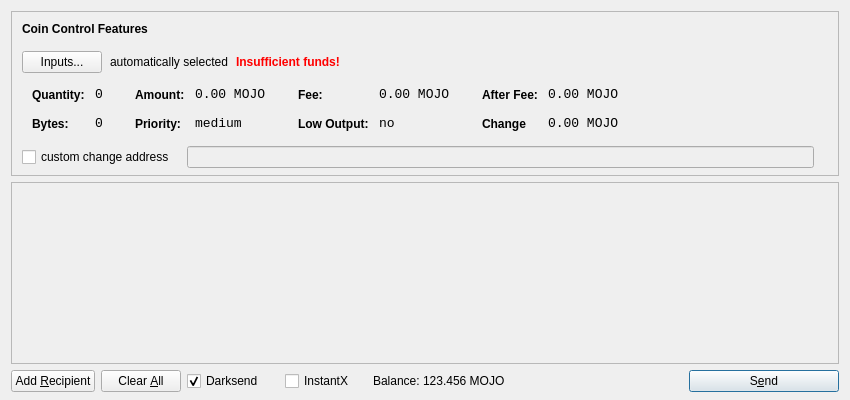
<?xml version="1.0" encoding="UTF-8"?>
<ui version="4.0">
 <class>SendCoinsDialog</class>
 <widget class="QDialog" name="SendCoinsDialog">
  <property name="geometry">
   <rect>
    <x>0</x>
    <y>0</y>
    <width>850</width>
    <height>400</height>
   </rect>
  </property>
  <property name="windowTitle">
   <string>Send Coins</string>
  </property>
  <layout class="QVBoxLayout" name="verticalLayout" stretch="0,1,0">
   <property name="bottomMargin">
    <number>8</number>
   </property>
   <item>
    <widget class="QFrame" name="frameCoinControl">
     <property name="sizePolicy">
      <sizepolicy hsizetype="Expanding" vsizetype="Expanding">
       <horstretch>0</horstretch>
       <verstretch>0</verstretch>
      </sizepolicy>
     </property>
     <property name="maximumSize">
      <size>
       <width>16777215</width>
       <height>16777215</height>
      </size>
     </property>
     <property name="frameShape">
      <enum>QFrame::StyledPanel</enum>
     </property>
     <property name="frameShadow">
      <enum>QFrame::Sunken</enum>
     </property>
     <layout class="QVBoxLayout" name="verticalLayoutCoinControl2">
      <property name="spacing">
       <number>-1</number>
      </property>
      <property name="leftMargin">
       <number>0</number>
      </property>
      <property name="topMargin">
       <number>0</number>
      </property>
      <property name="rightMargin">
       <number>0</number>
      </property>
      <property name="bottomMargin">
       <number>6</number>
      </property>
      <item>
       <layout class="QVBoxLayout" name="verticalLayoutCoinControl" stretch="0,0,0,0,1">
        <property name="spacing">
         <number>0</number>
        </property>
        <property name="leftMargin">
         <number>10</number>
        </property>
        <property name="topMargin">
         <number>10</number>
        </property>
        <item>
         <layout class="QHBoxLayout" name="horizontalLayoutCoinControl1">
          <property name="bottomMargin">
           <number>15</number>
          </property>
          <item>
           <widget class="QLabel" name="labelCoinControlFeatures">
            <property name="sizePolicy">
             <sizepolicy hsizetype="Preferred" vsizetype="Maximum">
              <horstretch>0</horstretch>
              <verstretch>0</verstretch>
             </sizepolicy>
            </property>
            <property name="font">
             <font>
              <weight>75</weight>
              <bold>true</bold>
             </font>
            </property>
            <property name="styleSheet">
             <string notr="true">font-weight:bold;</string>
            </property>
            <property name="text">
             <string>Coin Control Features</string>
            </property>
           </widget>
          </item>
         </layout>
        </item>
        <item>
         <layout class="QHBoxLayout" name="horizontalLayoutCoinControl2" stretch="0,0,0,0">
          <property name="spacing">
           <number>8</number>
          </property>
          <property name="bottomMargin">
           <number>10</number>
          </property>
          <item>
           <widget class="QPushButton" name="pushButtonCoinControl">
            <property name="styleSheet">
             <string notr="true"/>
            </property>
            <property name="text">
             <string>Inputs...</string>
            </property>
           </widget>
          </item>
          <item>
           <widget class="QLabel" name="labelCoinControlAutomaticallySelected">
            <property name="text">
             <string>automatically selected</string>
            </property>
            <property name="margin">
             <number>5</number>
            </property>
           </widget>
          </item>
          <item>
           <widget class="QLabel" name="labelCoinControlInsuffFunds">
            <property name="font">
             <font>
              <weight>75</weight>
              <bold>true</bold>
             </font>
            </property>
            <property name="styleSheet">
             <string notr="true">color:red;font-weight:bold;</string>
            </property>
            <property name="text">
             <string>Insufficient funds!</string>
            </property>
            <property name="margin">
             <number>5</number>
            </property>
           </widget>
          </item>
          <item>
           <spacer name="horizontalSpacerCoinControl">
            <property name="orientation">
             <enum>Qt::Horizontal</enum>
            </property>
            <property name="sizeHint" stdset="0">
             <size>
              <width>40</width>
              <height>1</height>
             </size>
            </property>
           </spacer>
          </item>
         </layout>
        </item>
        <item>
         <widget class="QWidget" name="widgetCoinControl" native="true">
          <property name="sizePolicy">
           <sizepolicy hsizetype="Preferred" vsizetype="Preferred">
            <horstretch>0</horstretch>
            <verstretch>0</verstretch>
           </sizepolicy>
          </property>
          <property name="minimumSize">
           <size>
            <width>0</width>
            <height>0</height>
           </size>
          </property>
          <property name="styleSheet">
           <string notr="true"/>
          </property>
          <layout class="QHBoxLayout" name="horizontalLayoutCoinControl5">
           <property name="margin">
            <number>0</number>
           </property>
           <item>
            <layout class="QHBoxLayout" name="horizontalLayoutCoinControl3" stretch="0,0,0,1">
             <property name="spacing">
              <number>20</number>
             </property>
             <property name="topMargin">
              <number>0</number>
             </property>
             <property name="bottomMargin">
              <number>10</number>
             </property>
             <item>
              <layout class="QFormLayout" name="formLayoutCoinControl1">
               <property name="horizontalSpacing">
                <number>10</number>
               </property>
               <property name="verticalSpacing">
                <number>14</number>
               </property>
               <property name="leftMargin">
                <number>10</number>
               </property>
               <property name="topMargin">
                <number>4</number>
               </property>
               <property name="rightMargin">
                <number>6</number>
               </property>
               <item row="0" column="0">
                <widget class="QLabel" name="labelCoinControlQuantityText">
                 <property name="styleSheet">
                  <string notr="true">font-weight:bold;</string>
                 </property>
                 <property name="text">
                  <string>Quantity:</string>
                 </property>
                 <property name="margin">
                  <number>0</number>
                 </property>
                </widget>
               </item>
               <item row="0" column="1">
                <widget class="QLabel" name="labelCoinControlQuantity">
                 <property name="font">
                  <font>
                   <family>Monospace</family>
                   <pointsize>10</pointsize>
                  </font>
                 </property>
                 <property name="cursor">
                  <cursorShape>IBeamCursor</cursorShape>
                 </property>
                 <property name="contextMenuPolicy">
                  <enum>Qt::ActionsContextMenu</enum>
                 </property>
                 <property name="text">
                  <string>0</string>
                 </property>
                 <property name="margin">
                  <number>0</number>
                 </property>
                 <property name="textInteractionFlags">
                  <set>Qt::LinksAccessibleByMouse|Qt::TextSelectableByKeyboard|Qt::TextSelectableByMouse</set>
                 </property>
                </widget>
               </item>
               <item row="1" column="0">
                <widget class="QLabel" name="labelCoinControlBytesText">
                 <property name="styleSheet">
                  <string notr="true">font-weight:bold;</string>
                 </property>
                 <property name="text">
                  <string>Bytes:</string>
                 </property>
                </widget>
               </item>
               <item row="1" column="1">
                <widget class="QLabel" name="labelCoinControlBytes">
                 <property name="font">
                  <font>
                   <family>Monospace</family>
                   <pointsize>10</pointsize>
                  </font>
                 </property>
                 <property name="cursor">
                  <cursorShape>IBeamCursor</cursorShape>
                 </property>
                 <property name="contextMenuPolicy">
                  <enum>Qt::ActionsContextMenu</enum>
                 </property>
                 <property name="text">
                  <string>0</string>
                 </property>
                 <property name="textInteractionFlags">
                  <set>Qt::LinksAccessibleByMouse|Qt::TextSelectableByKeyboard|Qt::TextSelectableByMouse</set>
                 </property>
                </widget>
               </item>
              </layout>
             </item>
             <item>
              <layout class="QFormLayout" name="formLayoutCoinControl2">
               <property name="horizontalSpacing">
                <number>10</number>
               </property>
               <property name="verticalSpacing">
                <number>14</number>
               </property>
               <property name="leftMargin">
                <number>6</number>
               </property>
               <property name="topMargin">
                <number>4</number>
               </property>
               <property name="rightMargin">
                <number>6</number>
               </property>
               <item row="0" column="0">
                <widget class="QLabel" name="labelCoinControlAmountText">
                 <property name="styleSheet">
                  <string notr="true">font-weight:bold;</string>
                 </property>
                 <property name="text">
                  <string>Amount:</string>
                 </property>
                 <property name="margin">
                  <number>0</number>
                 </property>
                </widget>
               </item>
               <item row="0" column="1">
                <widget class="QLabel" name="labelCoinControlAmount">
                 <property name="font">
                  <font>
                   <family>Monospace</family>
                   <pointsize>10</pointsize>
                  </font>
                 </property>
                 <property name="cursor">
                  <cursorShape>IBeamCursor</cursorShape>
                 </property>
                 <property name="contextMenuPolicy">
                  <enum>Qt::ActionsContextMenu</enum>
                 </property>
                 <property name="text">
                  <string>0.00 MOJO</string>
                 </property>
                 <property name="textInteractionFlags">
                  <set>Qt::LinksAccessibleByMouse|Qt::TextSelectableByKeyboard|Qt::TextSelectableByMouse</set>
                 </property>
                </widget>
               </item>
               <item row="1" column="0">
                <widget class="QLabel" name="labelCoinControlPriorityText">
                 <property name="styleSheet">
                  <string notr="true">font-weight:bold;</string>
                 </property>
                 <property name="text">
                  <string>Priority:</string>
                 </property>
                </widget>
               </item>
               <item row="1" column="1">
                <widget class="QLabel" name="labelCoinControlPriority">
                 <property name="font">
                  <font>
                   <family>Monospace</family>
                   <pointsize>10</pointsize>
                  </font>
                 </property>
                 <property name="cursor">
                  <cursorShape>IBeamCursor</cursorShape>
                 </property>
                 <property name="contextMenuPolicy">
                  <enum>Qt::ActionsContextMenu</enum>
                 </property>
                 <property name="text">
                  <string>medium</string>
                 </property>
                 <property name="textInteractionFlags">
                  <set>Qt::LinksAccessibleByMouse|Qt::TextSelectableByKeyboard|Qt::TextSelectableByMouse</set>
                 </property>
                </widget>
               </item>
              </layout>
             </item>
             <item>
              <layout class="QFormLayout" name="formLayoutCoinControl3">
               <property name="horizontalSpacing">
                <number>10</number>
               </property>
               <property name="verticalSpacing">
                <number>14</number>
               </property>
               <property name="leftMargin">
                <number>6</number>
               </property>
               <property name="topMargin">
                <number>4</number>
               </property>
               <property name="rightMargin">
                <number>6</number>
               </property>
               <item row="0" column="0">
                <widget class="QLabel" name="labelCoinControlFeeText">
                 <property name="styleSheet">
                  <string notr="true">font-weight:bold;</string>
                 </property>
                 <property name="text">
                  <string>Fee:</string>
                 </property>
                 <property name="margin">
                  <number>0</number>
                 </property>
                </widget>
               </item>
               <item row="0" column="1">
                <widget class="QLabel" name="labelCoinControlFee">
                 <property name="font">
                  <font>
                   <family>Monospace</family>
                   <pointsize>10</pointsize>
                  </font>
                 </property>
                 <property name="cursor">
                  <cursorShape>IBeamCursor</cursorShape>
                 </property>
                 <property name="contextMenuPolicy">
                  <enum>Qt::ActionsContextMenu</enum>
                 </property>
                 <property name="text">
                  <string>0.00 MOJO</string>
                 </property>
                 <property name="textInteractionFlags">
                  <set>Qt::LinksAccessibleByMouse|Qt::TextSelectableByKeyboard|Qt::TextSelectableByMouse</set>
                 </property>
                </widget>
               </item>
               <item row="1" column="0">
                <widget class="QLabel" name="labelCoinControlLowOutputText">
                 <property name="styleSheet">
                  <string notr="true">font-weight:bold;</string>
                 </property>
                 <property name="text">
                  <string>Low Output:</string>
                 </property>
                </widget>
               </item>
               <item row="1" column="1">
                <widget class="QLabel" name="labelCoinControlLowOutput">
                 <property name="font">
                  <font>
                   <family>Monospace</family>
                   <pointsize>10</pointsize>
                  </font>
                 </property>
                 <property name="cursor">
                  <cursorShape>IBeamCursor</cursorShape>
                 </property>
                 <property name="contextMenuPolicy">
                  <enum>Qt::ActionsContextMenu</enum>
                 </property>
                 <property name="text">
                  <string>no</string>
                 </property>
                 <property name="textInteractionFlags">
                  <set>Qt::LinksAccessibleByMouse|Qt::TextSelectableByKeyboard|Qt::TextSelectableByMouse</set>
                 </property>
                </widget>
               </item>
              </layout>
             </item>
             <item>
              <layout class="QFormLayout" name="formLayoutCoinControl4">
               <property name="horizontalSpacing">
                <number>10</number>
               </property>
               <property name="verticalSpacing">
                <number>14</number>
               </property>
               <property name="leftMargin">
                <number>6</number>
               </property>
               <property name="topMargin">
                <number>4</number>
               </property>
               <property name="rightMargin">
                <number>6</number>
               </property>
               <item row="0" column="0">
                <widget class="QLabel" name="labelCoinControlAfterFeeText">
                 <property name="styleSheet">
                  <string notr="true">font-weight:bold;</string>
                 </property>
                 <property name="text">
                  <string>After Fee:</string>
                 </property>
                 <property name="margin">
                  <number>0</number>
                 </property>
                </widget>
               </item>
               <item row="0" column="1">
                <widget class="QLabel" name="labelCoinControlAfterFee">
                 <property name="font">
                  <font>
                   <family>Monospace</family>
                   <pointsize>10</pointsize>
                  </font>
                 </property>
                 <property name="cursor">
                  <cursorShape>IBeamCursor</cursorShape>
                 </property>
                 <property name="contextMenuPolicy">
                  <enum>Qt::ActionsContextMenu</enum>
                 </property>
                 <property name="text">
                  <string>0.00 MOJO</string>
                 </property>
                 <property name="textInteractionFlags">
                  <set>Qt::LinksAccessibleByMouse|Qt::TextSelectableByKeyboard|Qt::TextSelectableByMouse</set>
                 </property>
                </widget>
               </item>
               <item row="1" column="0">
                <widget class="QLabel" name="labelCoinControlChangeText">
                 <property name="styleSheet">
                  <string notr="true">font-weight:bold;</string>
                 </property>
                 <property name="text">
                  <string>Change</string>
                 </property>
                </widget>
               </item>
               <item row="1" column="1">
                <widget class="QLabel" name="labelCoinControlChange">
                 <property name="font">
                  <font>
                   <family>Monospace</family>
                   <pointsize>10</pointsize>
                  </font>
                 </property>
                 <property name="cursor">
                  <cursorShape>IBeamCursor</cursorShape>
                 </property>
                 <property name="contextMenuPolicy">
                  <enum>Qt::ActionsContextMenu</enum>
                 </property>
                 <property name="text">
                  <string>0.00 MOJO</string>
                 </property>
                 <property name="textInteractionFlags">
                  <set>Qt::LinksAccessibleByMouse|Qt::TextSelectableByKeyboard|Qt::TextSelectableByMouse</set>
                 </property>
                </widget>
               </item>
              </layout>
             </item>
            </layout>
           </item>
          </layout>
         </widget>
        </item>
        <item>
         <layout class="QHBoxLayout" name="horizontalLayoutCoinControl4" stretch="0,0,0">
          <property name="spacing">
           <number>12</number>
          </property>
          <property name="sizeConstraint">
           <enum>QLayout::SetDefaultConstraint</enum>
          </property>
          <property name="topMargin">
           <number>5</number>
          </property>
          <property name="rightMargin">
           <number>5</number>
          </property>
          <item>
           <widget class="QCheckBox" name="checkBoxCoinControlChange">
            <property name="text">
             <string>custom change address</string>
            </property>
           </widget>
          </item>
          <item>
           <widget class="QLineEdit" name="lineEditCoinControlChange">
            <property name="enabled">
             <bool>false</bool>
            </property>
            <property name="sizePolicy">
             <sizepolicy hsizetype="Expanding" vsizetype="Fixed">
              <horstretch>0</horstretch>
              <verstretch>0</verstretch>
             </sizepolicy>
            </property>
           </widget>
          </item>
          <item>
           <widget class="QLabel" name="labelCoinControlChangeLabel">
            <property name="sizePolicy">
             <sizepolicy hsizetype="Preferred" vsizetype="Expanding">
              <horstretch>0</horstretch>
              <verstretch>0</verstretch>
             </sizepolicy>
            </property>
            <property name="minimumSize">
             <size>
              <width>0</width>
              <height>0</height>
             </size>
            </property>
            <property name="text">
             <string/>
            </property>
            <property name="margin">
             <number>3</number>
            </property>
           </widget>
          </item>
         </layout>
        </item>
        <item>
         <spacer name="verticalSpacerCoinControl">
          <property name="orientation">
           <enum>Qt::Vertical</enum>
          </property>
          <property name="sizeHint" stdset="0">
           <size>
            <width>800</width>
            <height>1</height>
           </size>
          </property>
         </spacer>
        </item>
       </layout>
      </item>
     </layout>
    </widget>
   </item>
   <item>
    <widget class="QScrollArea" name="scrollArea">
     <property name="widgetResizable">
      <bool>true</bool>
     </property>
     <widget class="QWidget" name="scrollAreaWidgetContents">
      <property name="geometry">
       <rect>
        <x>0</x>
        <y>0</y>
        <width>830</width>
        <height>165</height>
       </rect>
      </property>
      <layout class="QVBoxLayout" name="verticalLayout_2">
       <property name="margin">
        <number>0</number>
       </property>
       <item>
        <layout class="QVBoxLayout" name="entries">
         <property name="spacing">
          <number>6</number>
         </property>
        </layout>
       </item>
       <item>
        <spacer name="verticalSpacer">
         <property name="orientation">
          <enum>Qt::Vertical</enum>
         </property>
         <property name="sizeHint" stdset="0">
          <size>
           <width>20</width>
           <height>40</height>
          </size>
         </property>
        </spacer>
       </item>
      </layout>
     </widget>
    </widget>
   </item>
   <item>
    <layout class="QHBoxLayout" name="horizontalLayout">
     <item>
      <widget class="QPushButton" name="addButton">
       <property name="toolTip">
        <string>Send to multiple recipients at once</string>
       </property>
       <property name="text">
        <string>Add &amp;Recipient</string>
       </property>
       <property name="autoDefault">
        <bool>false</bool>
       </property>
      </widget>
     </item>
     <item>
      <widget class="QPushButton" name="clearButton">
       <property name="sizePolicy">
        <sizepolicy hsizetype="Minimum" vsizetype="Fixed">
         <horstretch>0</horstretch>
         <verstretch>0</verstretch>
        </sizepolicy>
       </property>
       <property name="toolTip">
        <string>Remove all transaction fields</string>
       </property>
       <property name="text">
        <string>Clear &amp;All</string>
       </property>
       <property name="autoRepeatDelay">
        <number>300</number>
       </property>
       <property name="autoDefault">
        <bool>false</bool>
       </property>
      </widget>
     </item>
     <item>
      <layout class="QHBoxLayout" name="horizontalLayout_2">
       <property name="spacing">
        <number>3</number>
       </property>
        <item>
        <widget class="QCheckBox" name="checkUseDarksend">
         <property name="minimumSize">
          <size>
           <width>95</width>
           <height>0</height>
          </size>
         </property>
         <property name="text">
          <string>Darksend</string>
         </property>
         <property name="checked">
          <bool>true</bool>
         </property>
        </widget>
       </item>
       <item>
        <widget class="QCheckBox" name="checkInstantX">
         <property name="enabled">
          <bool>true</bool>
         </property>
         <property name="minimumSize">
          <size>
           <width>85</width>
           <height>0</height>
          </size>
         </property>
         <property name="text">
          <string>InstantX</string>
         </property>
        </widget>
       </item>
       <item>
        <widget class="QLabel" name="label">
         <property name="sizePolicy">
          <sizepolicy hsizetype="Preferred" vsizetype="Fixed">
           <horstretch>0</horstretch>
           <verstretch>0</verstretch>
          </sizepolicy>
         </property>
         <property name="text">
          <string>Balance:</string>
         </property>
        </widget>
       </item>
       <item>
        <widget class="QLabel" name="labelBalance">
         <property name="sizePolicy">
          <sizepolicy hsizetype="Preferred" vsizetype="Fixed">
           <horstretch>0</horstretch>
           <verstretch>0</verstretch>
          </sizepolicy>
         </property>
         <property name="cursor">
          <cursorShape>IBeamCursor</cursorShape>
         </property>
         <property name="text">
          <string>123.456 MOJO</string>
         </property>
         <property name="textInteractionFlags">
          <set>Qt::LinksAccessibleByMouse|Qt::TextSelectableByKeyboard|Qt::TextSelectableByMouse</set>
         </property>
        </widget>
       </item>
      </layout>
     </item>
     <item>
      <spacer name="horizontalSpacer">
       <property name="orientation">
        <enum>Qt::Horizontal</enum>
       </property>
       <property name="sizeHint" stdset="0">
        <size>
         <width>40</width>
         <height>20</height>
        </size>
       </property>
      </spacer>
     </item>
     <item>
      <widget class="QPushButton" name="sendButton">
       <property name="minimumSize">
        <size>
         <width>150</width>
         <height>0</height>
        </size>
       </property>
       <property name="toolTip">
        <string>Confirm the send action</string>
       </property>
       <property name="text">
        <string>S&amp;end</string>
       </property>
       <property name="icon">
        <iconset resource="../bitcoin.qrc">
         <normaloff>:/icons/send</normaloff>:/icons/send</iconset>
       </property>
       <property name="default">
        <bool>true</bool>
       </property>
      </widget>
     </item>
    </layout>
   </item>
  </layout>
 </widget>
 <resources>
  <include location="../bitcoin.qrc"/>
 </resources>
 <connections/>
</ui>
